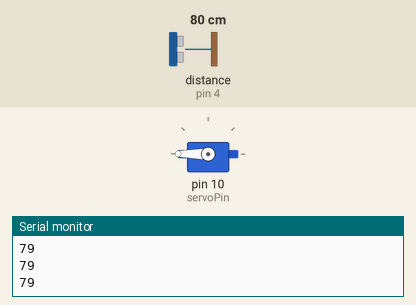
The sketch below on a simulated Arduino Uno, built with avr-gcc and run on an emulated ATmega328P. Parts: servo, the last lines printed to the serial monitor. Wiring (inferred from the names in the program): ultrasonic range finder: trigger pin 3; echo pin 4. The test bench sets the inputs (shaded band); at power-on: distance to the obstacle (sensor on pin 4) 80 cm. The echo pulse lasts 58.3 µs per cm.

Above: at 2.2 s.
2.3 s: distance to the obstacle (sensor on pin 4) set to 13 cm
3.8 s: distance to the obstacle (sensor on pin 4) set to 10 cm
At 5.2 s:
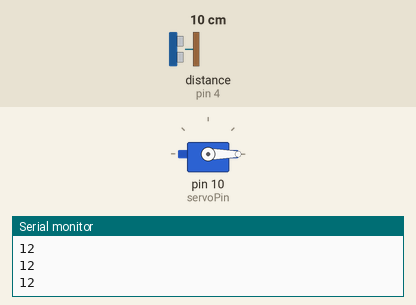
6.8 s: distance to the obstacle (sensor on pin 4) set to 18 cm
At 7.3 s:
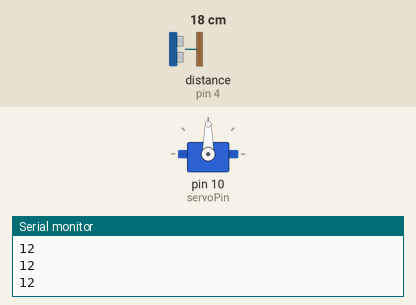
8.3 s: distance to the obstacle (sensor on pin 4) set to 2 cm
At 9.8 s:
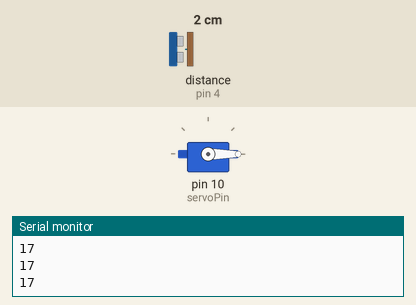
Timing chart, 0 to 12.3 s (numbered marks = the images above; inputs shaded):
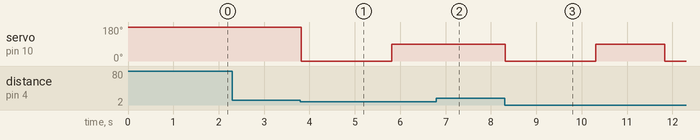

Measured:
- the behaviour switches between 12 and 11 cm on distance to the obstacle (sensor on pin 4) (found by bisection; images 0 and 1)
- after the input at 3.8 s, servo on pin 10 (servoPin): 180° → 0° at once, → 90° 2.0 s later
- after the input at 6.8 s, servo on pin 10 (servoPin): stays 90° (without the input it goes to 0° after 0.53 s)
- after the input at 8.3 s, servo on pin 10 (servoPin): 90° → 0° at once, → 90° 2.0 s later, → 0° 1.5 s later

The sketch:

Arduino_version.ino
```cpp
#include <Servo.h>
#define echoPin 4 //Echo Pin
#define trigPin 3 //Trigger Pin

Servo myservo;
long duration, distance;
const int servoPin = 10;

void setup() {
  Serial.begin (9600);
  myservo.attach(servoPin);
  pinMode(echoPin, INPUT);
  pinMode(trigPin, OUTPUT);
  myservo.write(180);
  delay(1000);
  myservo.detach();
}

void loop() {
  digitalWrite(trigPin, LOW);delayMicroseconds(2);
  digitalWrite(trigPin, HIGH);delayMicroseconds(10);
  digitalWrite(trigPin, LOW);
  duration = pulseIn(echoPin, HIGH);
  Serial.println(distance);
  distance = duration/58.2;
  if(distance <= 10) {
    myservo.attach(servoPin);
    myservo.write(0);
    delay(2000);
    myservo.write(90);
    delay(1500);
    myservo.detach();

  }
  delay(13);
}
```
